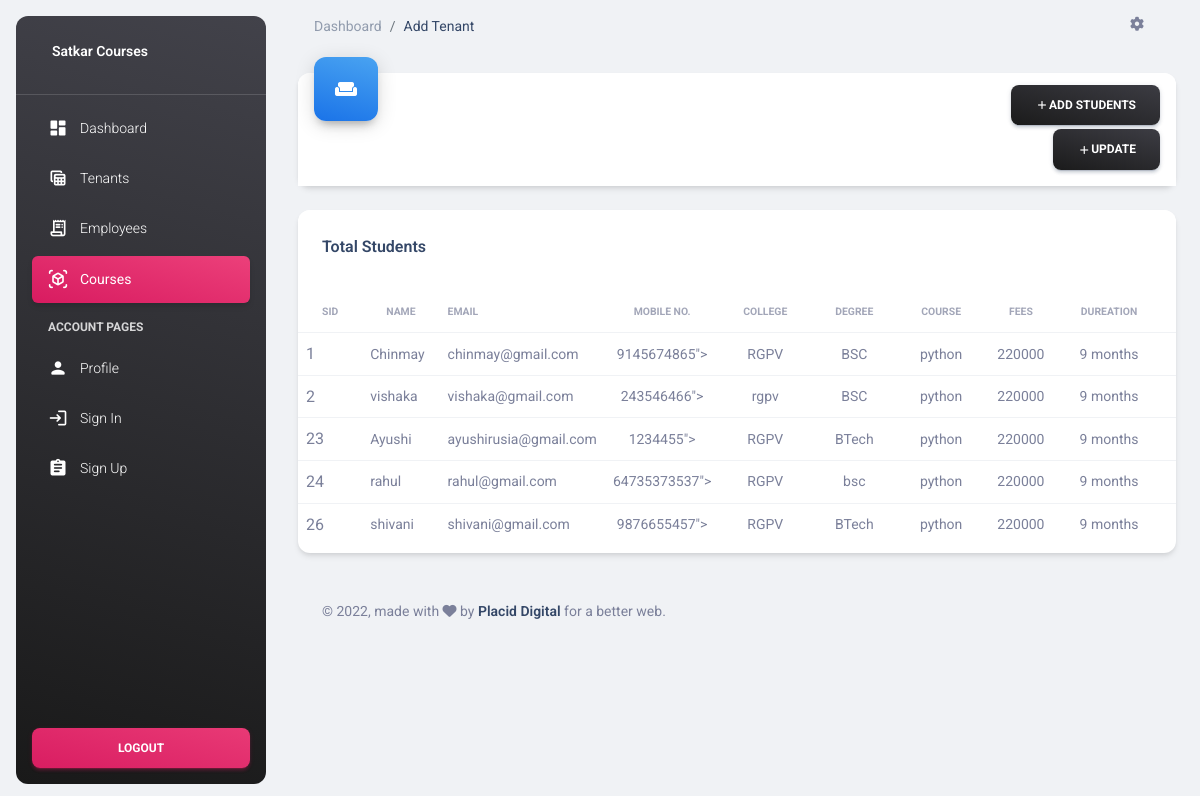
/students, run on the app's committed database.
### home/models.py (models this page shows, shortened)
class Student(models.Model):
    Name=models.CharField(max_length=20)
    Email=models.CharField(max_length=20)
    Contact=models.IntegerField()
    College=models.CharField(max_length=20)
    Degree=models.CharField(max_length=20)
    course=models.ForeignKey(Course,on_delete=models.CASCADE)
    Total=models.IntegerField(default=0)
    Paid=models.IntegerField(default=0)
    Due=models.IntegerField(default=0)
    is_active=models.BooleanField(default=True)

class Course(models.Model):
    Name=models.CharField(max_length=20)
    Fees=models.IntegerField()
    Duration=models.CharField(max_length=20)
    TextField=models.CharField(max_length=20)
    is_active=models.BooleanField(default=True)

### home/views.py (the view)
# urls.py: path('students', views.student, name='student'),
def student (request):
    s_data=Student.objects.all()
    data=Course.objects.all()
    return render(request,'viewstudents.html',{'s_data':s_data,"data":data})

### home/templates/viewstudents.html (shortened to what this page needs)
{%load static%}
<!DOCTYPE html>
<html lang="en">
<head>
  <link href="css/nucleo-icons.css" rel="stylesheet" />
  <link href="css/nucleo-svg.css" rel="stylesheet" />
  <link id="pagestyle" href="{%static 'css/material-dashboard.css'%}" rel="stylesheet" />
</head>
<body class="g-sidenav-show  bg-gray-200">
  <aside
    class="sidenav navbar navbar-vertical navbar-expand-xs border-0 border-radius-xl my-3 fixed-start ms-3   bg-gradient-dark"
    id="sidenav-main">
    <div class="sidenav-header">
      <a class="navbar-brand m-0" href=" " target="_blank">
        <span class="ms-1 font-weight-bold text-white">Satkar Courses</span>
      </a>
    </div>
    <hr class="horizontal light mt-0 mb-2">
    <div class="collapse navbar-collapse  w-auto  max-height-vh-100" id="sidenav-collapse-main">
      <ul class="navbar-nav">
        <li class="nav-item">
          <a class="nav-link text-white" href="dashboard">
            <div class="text-white text-center me-2 d-flex align-items-center justify-content-center">
              <i class="material-icons opacity-10">dashboard</i>
            </div>
            <span class="nav-link-text ms-1">Dashboard</span>
          </a>
        </li>
        <li class="nav-item">
          <a class="nav-link text-white " href="#">
            <div class="text-white text-center me-2 d-flex align-items-center justify-content-center">
              <i class="material-icons opacity-10">table_view</i>
            </div>
            <span class="nav-link-text ms-1">Tenants</span>
          </a>
        </li>
        <li class="nav-item">
          <a class="nav-link text-white " href="#">
            <div class="text-white text-center me-2 d-flex align-items-center justify-content-center">
              <i class="material-icons opacity-10">receipt_long</i>
            </div>
            <span class="nav-link-text ms-1">Employees</span>
          </a>
        </li>
        <li class="nav-item">
          <a class="nav-link text-white active bg-gradient-primary" href="course">
            <div class="text-white text-center me-2 d-flex align-items-center justify-content-center">
              <i class="material-icons opacity-10">view_in_ar</i>
            </div>
            <span class="nav-link-text ms-1">Courses</span>
          </a>
        </li>
        <li class="nav-item mt-3">
          <h6 class="ps-4 ms-2 text-uppercase text-xs text-white font-weight-bolder opacity-8">Account pages</h6>
        </li>
        <li class="nav-item">
          <a class="nav-link text-white " href="#">
            <div class="text-white text-center me-2 d-flex align-items-center justify-content-center">
              <i class="material-icons opacity-10">person</i>
            </div>
            <span class="nav-link-text ms-1">Profile</span>
          </a>
        </li>
        <li class="nav-item">
          <a class="nav-link text-white " href="/">
            <div class="text-white text-center me-2 d-flex align-items-center justify-content-center">
              <i class="material-icons opacity-10">login</i>
            </div>
            <span class="nav-link-text ms-1">Sign In</span>
          </a>
        </li>
        <li class="nav-item">
          <a class="nav-link text-white " href="sign_up">
            <div class="text-white text-center me-2 d-flex align-items-center justify-content-center">
              <i class="material-icons opacity-10">assignment</i>
            </div>
            <span class="nav-link-text ms-1">Sign Up</span>
          </a>
        </li>
      </ul>
    </div>
    <div class="sidenav-footer position-absolute w-100 bottom-0 ">
      <div class="mx-3">
        <a class="btn bg-gradient-primary mt-4 w-100" href="lgout" type="button">Logout</a>
      </div>
    </div>
  </aside>
  <main class="main-content position-relative max-height-vh-100 h-100 border-radius-lg ">
    <nav class="navbar navbar-main navbar-expand-lg px-0 mx-4 shadow-none border-radius-xl" id="navbarBlur"
      navbar-scroll="true">
      <div class="container-fluid py-1 px-3">
        <nav aria-label="breadcrumb">
          <ol class="breadcrumb bg-transparent mb-0 pb-0 pt-1 px-0 me-sm-6 me-5">
            <li class="breadcrumb-item text-sm"><a class="opacity-5 text-dark" href="javascript:;">Dashboard</a></li>
            <li class="breadcrumb-item text-sm text-dark active" aria-current="page">Add Tenant</li>
          </ol>
        </nav>
        <div class="collapse navbar-collapse mt-sm-0 mt-2 me-md-0 me-sm-4" id="navbar">
          <ul class="navbar-nav  justify-content-end">
            <li class="nav-item px-3 d-flex align-items-center">
              <a href="javascript:;" class="nav-link text-body p-0">
                <i class="fa fa-cog fixed-plugin-button-nav cursor-pointer"></i>
              </a>
            </li>
          </ul>
        </div>
      </div>
    </nav>
    <div class="container-fluid py-4">
      <div class="row">
        <div class="col-xl-12 col-sm-6 mb-xl-0 mb-4">
          <div class="card">
            <div class="card-header p-3 pt-2">
              <div
                class="icon icon-lg icon-shape bg-gradient-info shadow-dark text-center border-radius-xl mt-n4 position-absolute">
                <i class="material-icons opacity-10">weekend</i>
              </div>
              <div class="text-end pt-1">
                <a class="btn bg-gradient-dark mb-0" href="javascript:;" data-bs-toggle="modal"
                  data-bs-target="#exampleModal"><i class="material-icons text-sm">add</i>Add Students</a>
              </div>
               <div class="text-end pt-1">
                <a class="btn bg-gradient-dark mb-0" href="javascript:;" data-bs-toggle="modal"
                  data-bs-target="#UpdateModal"><i class="material-icons text-sm">add</i>Update</a>
              </div>
            </div>
          </div>
        </div>
      </div>
      <div class="row mt-4 mb-4">
        <div class="col-lg-12 col-md-6 mb-md-0 mb-4">
          <div class="card">
            <div class="card-header pb-0">
              <div class="row">
                <div class="col-lg-6 col-7">
                  <h6>Total Students</h6>
                </div>
              </div>
            </div>
            <div class="card-body px-0 pb-2">
              <div class="table-responsive">
                <table class="table align-items-center mb-0">
                  <thead>
                    <tr>
                      <th class="text-uppercase text-secondary text-xxs font-weight-bolder opacity-7">SID</th>
                      <th class="text-uppercase text-secondary text-xxs font-weight-bolder opacity-7">Name</th>
                      <th class="text-uppercase text-secondary text-xxs font-weight-bolder opacity-7 ps-2">Email</th>
                      <th class="text-center text-uppercase text-secondary text-xxs font-weight-bolder opacity-7">Mobile
                        No.</th>
                      <th class="text-center text-uppercase text-secondary text-xxs font-weight-bolder opacity-7">
                        College</th>
                      <th class="text-center text-uppercase text-secondary text-xxs font-weight-bolder opacity-7">Degree
                      </th>
                      <th class="text-center text-uppercase text-secondary text-xxs font-weight-bolder opacity-7">Course
                      </th>
                      <th class="text-center text-uppercase text-secondary text-xxs font-weight-bolder opacity-7">Fees
                      </th>
                      <th class="text-center text-uppercase text-secondary text-xxs font-weight-bolder opacity-7">Dureation
                      </th>
                      <th class="text-center text-uppercase text-secondary text-xxs font-weight-bolder opacity-7">
                        Total Fees</th>
                    </tr>
                  </thead>
                  <tbody>
                    {% for i in s_data %}
                    <form action="update_student" method="POST">
                    <tr>
                      <td><input type="hidden" name="sid" value={{i.id}}>{{i.id}}</td>
                      <td class="align-middle text-sm">{{i.Name}}</td>
                      <td class="align-middle text-sm">{{i.Email}}</td>
                      <td class="align-middle text-center text-sm">{{i.Contact}}"></td>
                      <td class="text-center text-sm">{{i.College}}</td>
                      <td class="text-center text-sm">{{i.Degree}}</td>
                      <td class="text-center text-sm">{{i.course.Name}}</td>
                      <td class="text-center text-sm">{{i.course.Fees}}</td>
                      <td class="text-center text-sm">{{i.course.Duration}}</td>
                      <td class="text-center text-sm">{{i.Total}}</td>
                    </form>
                      {% endfor %}
                    </tbody>
                </table>
              </div>
            </div>
          </div>
        </div>
      </div>
      <footer class="footer py-4  ">
        <div class="container-fluid">
          <div class="row align-items-center justify-content-lg-between">
            <div class="col-lg-6 mb-lg-0 mb-4">
              <div class="copyright text-center text-sm text-muted text-lg-start">
                ©
                ,
                made with <i class="fa fa-heart"></i> by
                <a href="https://www.placiddigital.com" class="font-weight-bold" target="_blank">Placid Digital</a>
                for a better web.
              </div>
            </div>
          </div>
        </div>
      </footer>
    </div>
  </main>
</body>
</html>

### home/static/css/nucleo-svg.css (style rules this page uses)
.icon { display: inline-block; color: #111111; height: 1em; width: 1em; }
.icon-lg { height: 1.6em; width: 1.6em; }
.icon { fill: currentColor; stroke: none; }

### data on the page
Student: id "1", Name "Chinmay", Email "chinmay@gmail.com", Contact "9145674865", College "RGPV", Degree "BSC", course.Name "python", course.Fees "220000", course.Duration "9 months"
Student: id "2", Name "vishaka", Email "vishaka@gmail.com", Contact "243546466", College "rgpv", Degree "BSC", course.Name "python", course.Fees "220000", course.Duration "9 months"
Student: id "23", Name "Ayushi", Email "ayushirusia@gmail.com", Contact "1234455", College "RGPV", Degree "BTech", course.Name "python", course.Fees "220000", course.Duration "9 months"
Student: id "24", Name "rahul", Email "rahul@gmail.com", Contact "64735373537", College "RGPV", Degree "bsc", course.Name "python", course.Fees "220000", course.Duration "9 months"
Student: id "26", Name "shivani", Email "shivani@gmail.com", Contact "9876655457", College "RGPV", Degree "BTech", course.Name "python", course.Fees "220000", course.Duration "9 months"
